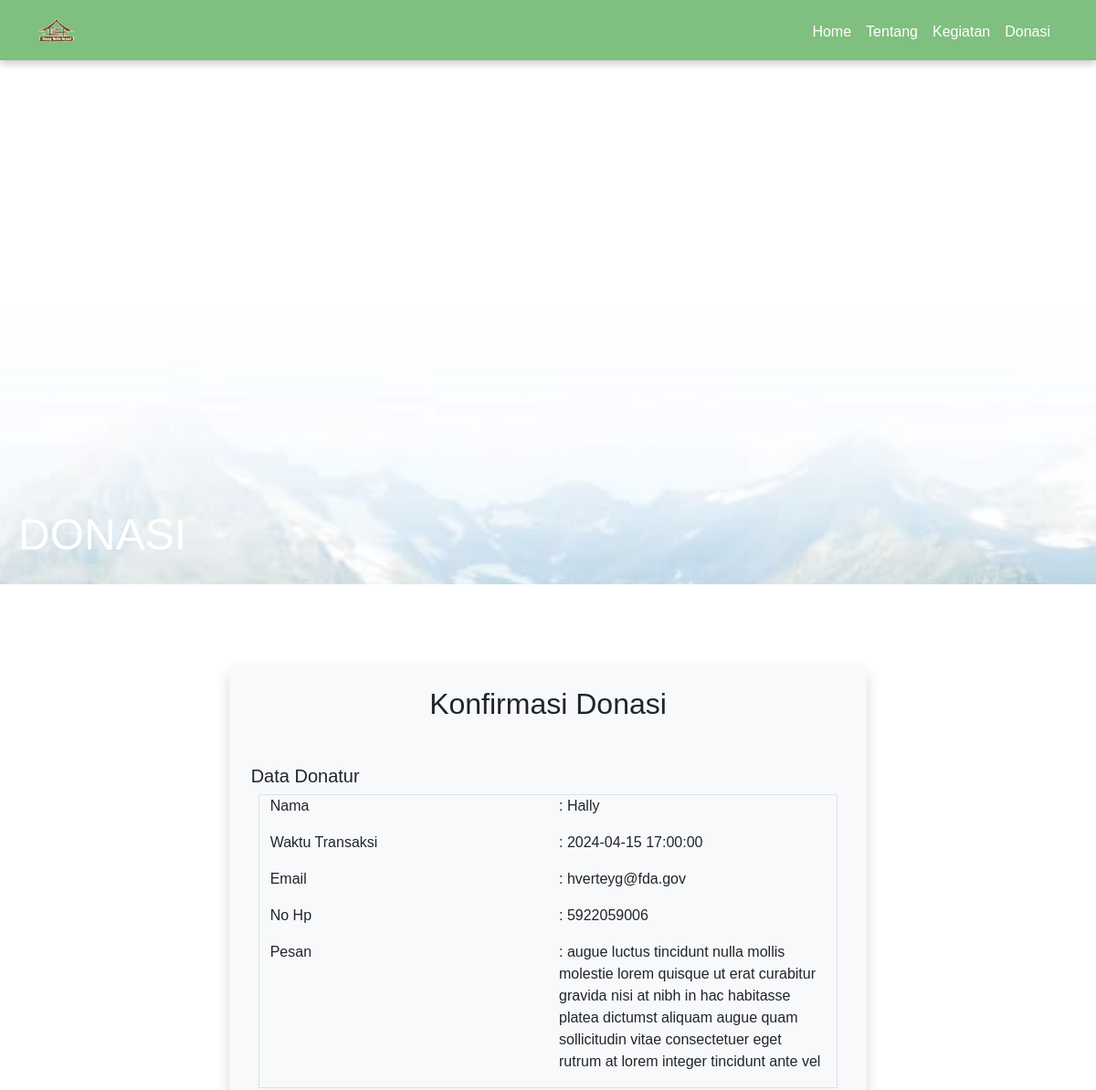
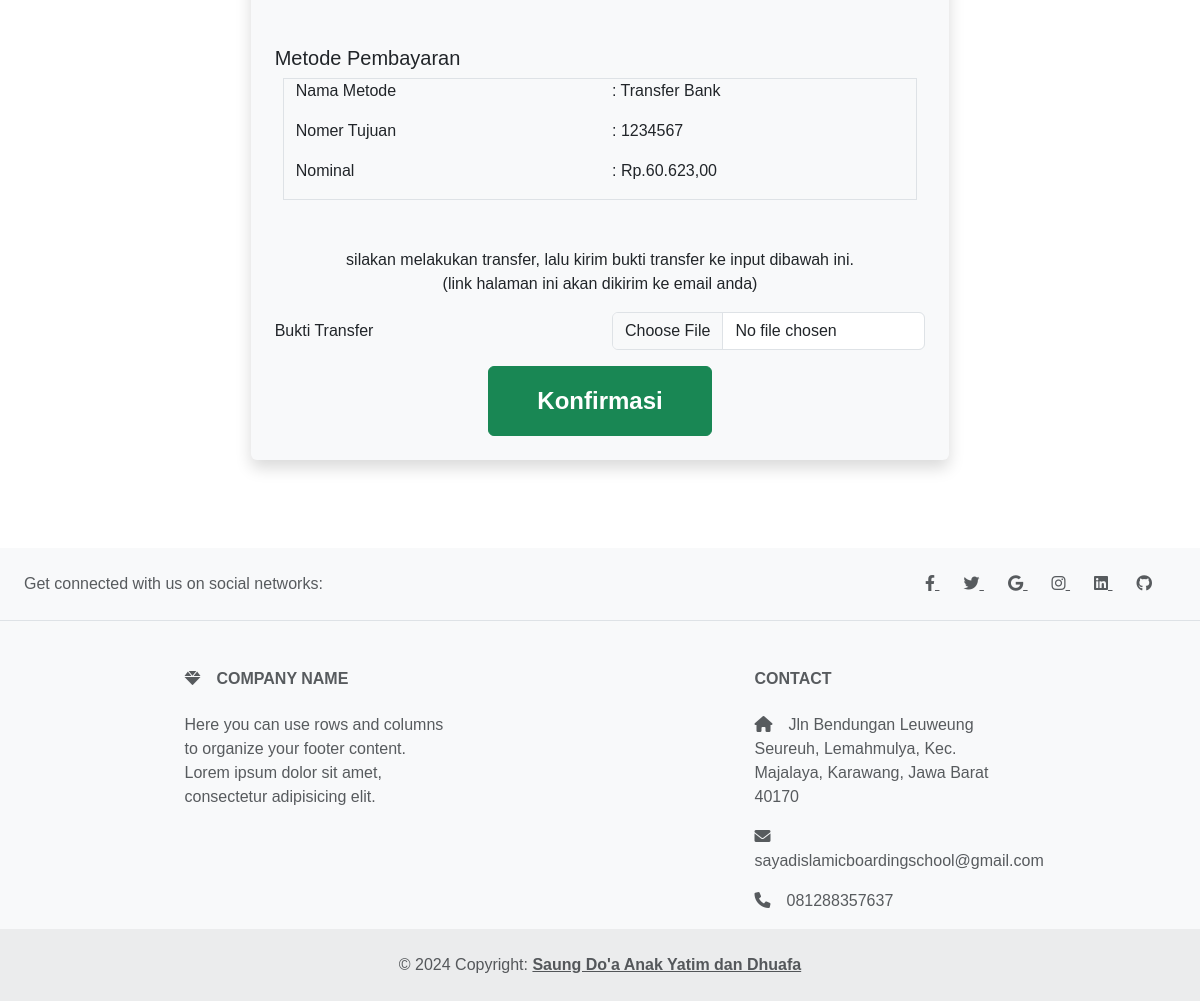
Screenshot of /konfirmasi.php?transaksi_id=17 with the database file from the repository (2 pictures, top to bottom).
### tables this page shows
CREATE TABLE `transaksi` (
  `transaksi_id` int(11) NOT NULL,
  `donatur` varchar(255) DEFAULT NULL,
  `email` varchar(255) NOT NULL,
  `no_hp` varchar(255) NOT NULL,
  `id_model` int(11) DEFAULT NULL,
  `jumlah` int(11) NOT NULL,
  `pesan` text DEFAULT NULL,
  `bukti_transfer` text DEFAULT NULL,
  `status` enum('pending','finished') DEFAULT 'pending',
  `tanggal` timestamp NULL DEFAULT current_timestamp()
);

CREATE TABLE `model_pembayaran` (
  `id_model` int(11) NOT NULL,
  `metode` varchar(50) NOT NULL,
  `keterangan` varchar(255) DEFAULT NULL
);

### konfirmasi.php (called while the page is built, shortened)
<?php
    require_once __DIR__ . '/models/transaksi.php';
    $transaksi_id = $_GET['transaksi_id'];
    $transaksi = Transaksi::get($transaksi_id);
    require_once 'views/layout.php';
    require_once 'views/konfirmasi.php';
?>

### models/model.php (called while the page is built, shortened)
<?php
    require_once __DIR__ . '/connection.php';
    class Model{
        protected static $table_name = "";
        protected static $columns = [];
        public static function get($id){
            global $conn;
            $data = null;
            $result = $conn->query("SELECT * FROM " . static::$table_name . " WHERE " . static::$columns[0] . "=$id");
            if ($result->num_rows > 0){
                $rawdata = $result->fetch_all()[0];
                $data = static::from_array($rawdata);
            }
            return $data;
        }
    }
?>

### models/transaksi.php (called while the page is built, shortened)
<?php
    require_once __DIR__ . '/connection.php';
    require_once __DIR__ . '/model.php';
    require_once __DIR__ . '/modelpembayaran.php';
    class Transaksi extends Model{
        protected $donatur;
        protected $idmodel;
        protected $email;
        protected $no_hp;
        protected $model;
        protected $jumlah;
        protected $pesan;
        protected $tanggal;
        function __construct($id, $donatur, $email, $no_hp, $idmodel, $jumlah, $pesan, $bukti_transfer, $status, $tanggal){
            $this->donatur = $donatur;
            $this->email = $email;
            $this->no_hp = $no_hp;
            $this->idmodel = $idmodel;
            $this->jumlah = $jumlah;
            $this->pesan = $pesan;
            $this->tanggal = $tanggal;
        }
        public static function from_array($array){
            return new Transaksi(
                $array[0],
                $array[1],
                $array[2],
                $array[3],
                $array[4],
                $array[5],
                $array[6],
                $array[7],
                $array[8],
                $array[9]
            );
        }
        function get_donatur(){
            return $this->donatur;
        }
        function get_email(){
            return $this->email;
        }
        function get_no_hp(){
            return $this->no_hp;
        }
        function get_idmodel(){
            return $this->idmodel;
        }
        function get_model(){
            if ($this->model == null){
                $model = ModelPembayaran::get($this->get_idmodel());
            }
            return $model;
        }
        function get_jumlah(){
            return $this->jumlah;
        }
        function get_pesan(){
            return $this->pesan;
        }
        function get_tanggal(){
            return $this->tanggal;
        }
    }
?>

### models/modelpembayaran.php (called while the page is built, shortened)
<?php
    require_once __DIR__ . '/connection.php';
    require_once __DIR__ . '/model.php';
    class ModelPembayaran extends Model{
        protected $nama;
        protected $keterangan;
        function __construct($id, $nama, $keterangan){
            $this->nama = $nama;
            $this->keterangan = $keterangan;
        }
        public static function from_array($array){
            return new ModelPembayaran(
                $array[0],
                $array[1],
                $array[2],
            );
        }
        function get_nama(){
            return $this->nama;
        }
        function get_keterangan(){
            return $this->keterangan;
        }
    }
?>

### views/konfirmasi.php (the view, shortened to what this page needs)
<section id="content">
    <header class="parallax-header-tn">
        <h1>DONASI</h1>
    </header>
    <section class="content-section-tn container my-5">
    <div class="row justify-content-center">
        <div class="col-md-8">
        <div class="p-4 rounded shadow" style="background-color: #f8f9fa;">
            <h2 class="text-center mb-4">Konfirmasi Donasi</h2>
            <h5 class="text-start mt-5">Data Donatur</h5>
                <div class="mx-2 row row-cols-2 border text-start mb-5">
                    <p>Nama</p>
                    <p>: <?=$transaksi->get_donatur()?></p>
                    <p>Waktu Transaksi</p>
                    <p>: <?=$transaksi->get_tanggal()?></p>
                    <p>Email</p>
                    <p>: <?=$transaksi->get_email()?></p>
                    <p>No Hp</p>
                    <p>: <?=$transaksi->get_no_hp()?></p>
                    <p>Pesan</p>
                    <p>: <?=$transaksi->get_pesan()?></p>
                </div>
                <h5 class="text-start">Metode Pembayaran</h5>
            <div class="mx-2 row row-cols-2 border text-start mb-3">
                <p>Nama Metode</p>
                <p>: <?= $transaksi->get_model()->get_nama() ?></p>
                <p>Nomer Tujuan</p>
                <p>: <?= $transaksi->get_model()->get_keterangan() ?></p>
                <p>Nominal</p>
                <p>: Rp.<?=number_format($transaksi->get_jumlah(), 2, ',', '.')?></p>
            </div>
            <p class="mb-0 mt-5">silakan melakukan transfer, lalu kirim bukti transfer ke input dibawah ini.</p>
            <p>(link halaman ini akan dikirim ke email anda)</p>
            <form action="" method="post" enctype="multipart/form-data">
                <div class="row row-cols-2 align-items-center">
                    <div class="col text-start">
                        <label for="">Bukti Transfer</label>
                    </div>
                    <div class="col">
                        <input class="form-control" type="file" name="image" required>
                    </div>
                </div>
                <button class="btn btn-success px-5 py-3 fs-4 fw-bold mt-3" type="submit" name="submit-konfirmasi">Konfirmasi</button>
            </form>
        </div>
        </div>
    </div>
    </section>
</section>

### views/css/styles.css (style rules this page uses)
* { margin: 0; padding: 0; box-sizing: border-box; }
body, html { height: 100%; font-family: Arial, sans-serif; }
.parallax-header-tn { height: 80vh; background-image: url('./../img/bg3.jpg'); background-size: cover; background-position: center; background-attachment: fixed; display: flex; align-items: flex-end; justify-content: flex-start; color: white; padding: 20px; }
.parallax-header-tn h1 { font-size: 3rem; margin-bottom: 5px; text-align: left; }
.content-section-tn { min-height: 100vh; padding: 40px; background-color: #fff; text-align: center; }

### rows the page displays
transaksi: donatur "Hally", tanggal "2024-04-15 17:00:00", email "hverteyg@fda.gov", no_hp "5922059006", pesan "augue luctus tincidunt nulla mollis molestie lorem quisque ut erat curabitur gravida nisi at nibh in hac habitasse platea dictumst aliquam augue quam sollicitudin vitae consectetuer eget rutrum at lorem integer tincidunt ante vel", jumlah "60.623,00"
model_pembayaran: metode "Transfer Bank", keterangan "1234567"
